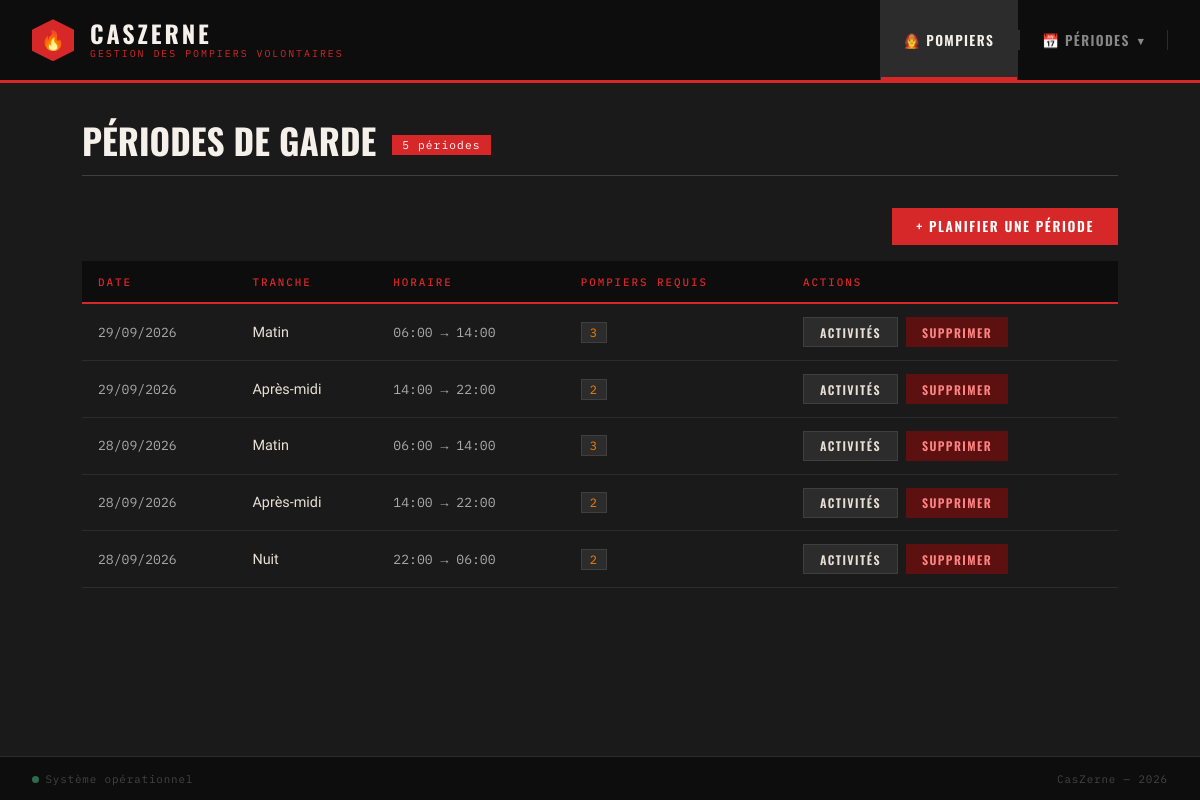
Screenshot of /controleur/listePeriodes.php with the database file from the repository.
### tables this page shows
CREATE TABLE PERIODE_GARDE (
    idTranche   INT  NOT NULL COMMENT 'FK → TRANCHE',
    datePeriode DATE NOT NULL COMMENT 'Date de la période de garde',
    nbPompiers  INT  NOT NULL DEFAULT 0 COMMENT 'Nombre de pompiers affectés à cette période',
    PRIMARY KEY (idTranche, datePeriode),
    CONSTRAINT fk_pg_tranche FOREIGN KEY (idTranche) REFERENCES TRANCHE(idTranche)
        ON UPDATE CASCADE ON DELETE RESTRICT
);

CREATE TABLE TRANCHE (
    idTranche   INT          NOT NULL AUTO_INCREMENT,
    libelle     VARCHAR(50)  NOT NULL COMMENT 'Ex : Matin, Après-midi, Nuit',
    heureDebut  TIME         NOT NULL COMMENT 'Heure de début de la tranche',
    heureFin    TIME         NOT NULL COMMENT 'Heure de fin de la tranche',
    PRIMARY KEY (idTranche)
);

### controleur/listePeriodes.php (called while the page is built, shortened)
<?php
require_once RACINE . '/Core/DAO/PeriodeDAO.php';
try {
    $dao      = new PeriodeDAO();
    $periodes = $dao->getTous();
} catch (Exception $e) {
    $periodes = [];
    $erreur   = "Impossible de charger les périodes : " . $e->getMessage();
}
require_once RACINE . '/vue/entete.php';
require_once RACINE . '/vue/vueListePeriodes.php';
require_once RACINE . '/vue/pied.php';

### modele/Connexion.php (called while the page is built, shortened)
<?php
class Connexion {
    private static ?PDO $instance = null;
    public static function getConnexion(): PDO {
        if (self::$instance === null) {
            $login   = "votre_login";
            $mdp     = "votre_mot_de_passe";
            $bd      = "nom_de_la_table";
            $serveur = "ip_serveur_ou_localhost";
            self::$instance = new PDO(
                "mysql:host=$serveur;dbname=$bd;charset=utf8",
                $login,
                $mdp,
                [PDO::ATTR_ERRMODE => PDO::ERRMODE_EXCEPTION,
                 PDO::ATTR_DEFAULT_FETCH_MODE => PDO::FETCH_ASSOC]
            );
        }
        return self::$instance;
    }
}

### Core/DAO/PeriodeDAO.php (called while the page is built, shortened)
<?php
require_once __DIR__ . '/../../modele/Connexion.php';
class PeriodeDAO {
    private PDO $connexion;
    public function __construct() {
        $this->connexion = Connexion::getConnexion();
    }
    public function getTous(): array {
        $sql  = "SELECT pg.idTranche, pg.datePeriode, pg.nbPompiers,
                        t.libelle AS libelleTrache, t.heureDebut, t.heureFin
                 FROM   PERIODE_GARDE pg
                 JOIN   TRANCHE t ON t.idTranche = pg.idTranche
                 ORDER  BY pg.datePeriode DESC, pg.idTranche";
        $stmt = $this->connexion->query($sql);
        return $stmt->fetchAll();
    }
}

### vue/vueListePeriodes.php (the view, shortened to what this page needs)
<div class="page-title">
    <h1>Périodes de garde</h1>
    <span class="badge"><?= count($periodes) ?> période<?= count($periodes) > 1 ? 's' : '' ?></span>
</div>
<?php if (empty($periodes)): ?>
    <div class="empty-state">
        <div class="icon">📅</div>
        <p>Aucune période de garde planifiée.</p>
        <br>
        <a href="index.php?action=ajouterPeriode" class="btn btn-rouge">+ Planifier une période</a>
    </div>
<?php else: ?>
    <div style="display:flex; justify-content:flex-end; margin-bottom:1rem;">
        <a href="index.php?action=ajouterPeriode" class="btn btn-rouge">+ Planifier une période</a>
    </div>
    <div class="table-wrapper">
        <table>
            <thead>
                <tr>
                    <th>Date</th>
                    <th>Tranche</th>
                    <th>Horaire</th>
                    <th>Pompiers requis</th>
                    <th>Actions</th>
                </tr>
            </thead>
            <tbody>
                <?php foreach ($periodes as $p): ?>
                <tr>
                    <td class="mono"><?= htmlspecialchars(date('d/m/Y', strtotime($p['datePeriode']))) ?></td>
                    <td><?= htmlspecialchars($p['libelleTrache']) ?></td>
                    <td class="mono"><?= substr($p['heureDebut'],0,5) ?> → <?= substr($p['heureFin'],0,5) ?></td>
                    <td>
                        <span class="badge-bip"><?= (int)$p['nbPompiers'] ?></span>
                    </td>
                    <td>
                        <div class="actions-cell">
                            <a href="index.php?action=detailPeriode&idTranche=<?= $p['idTranche'] ?>&datePeriode=<?= urlencode($p['datePeriode']) ?>"
                               class="btn btn-acier btn-sm">Activités</a>
                            <a href="index.php?action=supprimerPeriode&idTranche=<?= $p['idTranche'] ?>&datePeriode=<?= urlencode($p['datePeriode']) ?>"
                               class="btn btn-danger btn-sm"
                               onclick="return confirm('Supprimer cette période et toutes ses activités ?')">
                                Supprimer
                            </a>
                        </div>
                    </td>
                </tr>
                <?php endforeach; ?>
            </tbody>
        </table>
    </div>
<?php endif; ?>

### vue/entete.php (shortened to what this page needs)
<!DOCTYPE html>
<html lang="fr">
<head>
    <link rel="stylesheet" href="vue/CSS/style.css">
</head>
<body>
<header>
    <a href="index.php" class="header-brand">
        <div class="brand-icon">🔥</div>
        <div class="brand-text">
            <span class="brand-name">CasZerne</span>
            <span class="brand-sub">Gestion des pompiers volontaires</span>
        </div>
    </a>
    <nav>
        <?php
            $action = $_GET['action'] ?? 'defaut';
            $navPompiers = in_array($action, ['defaut','listePompiers','ajouterPompier','detailPompier','supprimerPompier']);
            $navPeriodes = in_array($action, ['listePeriodes','ajouterPeriode','detailPeriode','supprimerPeriode','ajouterActivite','supprimerActivite']);
        ?>
        <a href="index.php?action=listePompiers" <?= $navPompiers ? 'class="active"' : '' ?>>
            🧑‍🚒 Pompiers
        </a>
        <div class="nav-dropdown">
            <a href="#" class="nav-dropdown-trigger <?= $navPeriodes ? 'active' : '' ?>" aria-haspopup="true" aria-expanded="false">
                📅 Périodes <span class="nav-chevron">▾</span>
            </a>
        </div>
    </nav>
</header>
<main>

### vue/pied.php (shortened to what this page needs)
</main>
<footer>
    <span><span class="status-dot"></span>Système opérationnel</span>
    <span>CasZerne &mdash; <?= date('Y') ?></span>
</footer>
</body>
</html>

### rows the page displays
periode_garde: datePeriode "29/09/2026", idTranche.libelle "Matin", idTranche.heureDebut "06:00", idTranche.heureFin "14:00", nbPompiers "3"
periode_garde: datePeriode "29/09/2026", idTranche.libelle "Après-midi", idTranche.heureDebut "14:00", idTranche.heureFin "22:00", nbPompiers "2"
periode_garde: datePeriode "28/09/2026", idTranche.libelle "Matin", idTranche.heureDebut "06:00", idTranche.heureFin "14:00", nbPompiers "3"
periode_garde: datePeriode "28/09/2026", idTranche.libelle "Après-midi", idTranche.heureDebut "14:00", idTranche.heureFin "22:00", nbPompiers "2"
periode_garde: datePeriode "28/09/2026", idTranche.libelle "Nuit", idTranche.heureDebut "22:00", idTranche.heureFin "06:00", nbPompiers "2"

### other values shown
count($periodes) "5"
